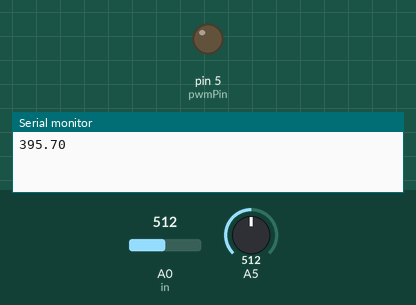
Recording of a sketch running on a simulated Arduino Uno, built with avr-gcc and run on an emulated ATmega328P. Shown: output pins drawn as LEDs (lit = HIGH), the last lines printed to the serial monitor. The test bench sets the inputs (shaded band); at power-on: A5 = 512, A0 (in) = 512.

Above: at 1.2 s.
1.3 s: A5 set to 306
At 2.2 s:
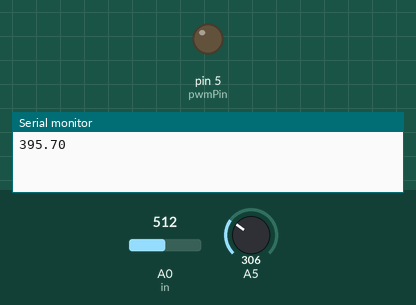
9.2 s: A5 set to 320
At 12.8 s:
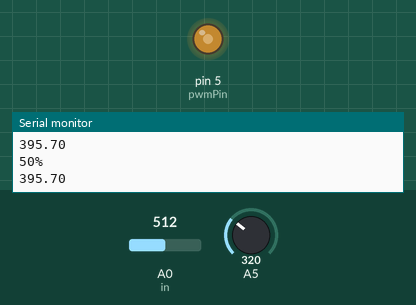
13.1 s: A5 set to 716
At 16.4 s:
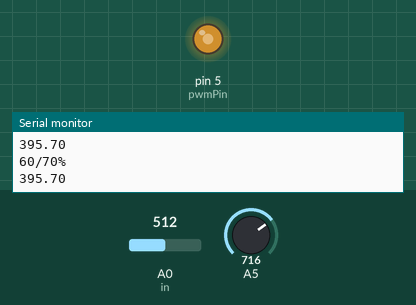
17.0 s: A5 set to 511
At 20.0 s:
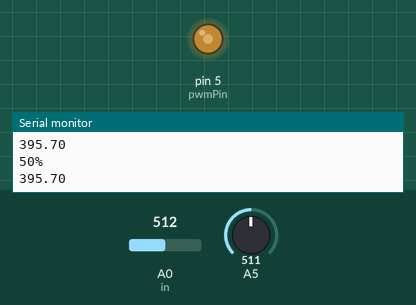
Timing chart, 0 to 21.5 s (numbered marks = the images above; inputs shaded):
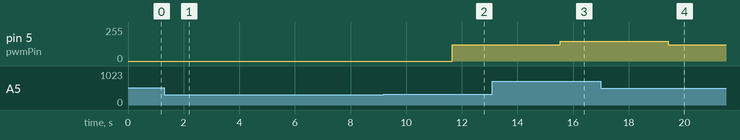

The sketch:

CombinedWirelessSensorNodeCode.ino
```cpp
/* Combined Full Temperature Sensor Code
 * Version: 1.0 BETA
 * Created: 4/12/2021
 * Modified: 4/12/2021
 *
 * By: Michael Policarpio
 */

//bluetooth module necessary to include import
#include <SoftwareSerial.h>

//software serial name(rx/tx) to setup port
SoftwareSerial hc06(0,1);

// set pin numbers:
const int in = A0;           // our input A0 for reading the sensor output

//declare constants from datasheet:
const float vout0 = 470; //sensor output voltage at 0C (*NOTE THIS IS DIFFERENT THAN THE DATA SHEET DUE TO IMPERFECTIONS IN COMPONENTS but calibrated using scope and physical thermometer.)
const float tc = 10.0; //mv/C of temperature coefficient for the MCP9700

// variables used in program:

int i, f;
float vout, vout_avg, ta, tempF;
String fString;

//set PWM output PIN
int pwmPin = 5;


// MAIN PROGRAM

void setup() {
  Serial.begin(9600);            //begin device communication
  pinMode(in, INPUT);            // set pin IN as input to prepare to read A0
  analogReference(DEFAULT);


  //intialize bluetooth serial port
  hc06.begin(9600);


   // for PWM frequency of 7812.50 Hz
   TCCR0B = TCCR0B & B11111000 | B00000010;

   // initialize serial communication at 9600 bits per second:
   Serial.begin(9600);

   //initialize pin three as PWM output pin
   pinMode(pwmPin, OUTPUT);

}

void loop() {

  vout_avg = 0;                 //initialize the average at zero
  for (i = 0; i < 1024; i++) {
    vout = analogRead(A0) * (4976.30 / 1023);        //averages out 1024 values on pin A0.
    //Serial.println(vout); TEST LINE

    vout_avg = vout_avg + vout;                      //this is connected to sensor input
  }
  vout = vout_avg / 1024;        //to get voltage out
  //Serial.println(vout); TEST LINE

  ta = (vout - vout0) / tc;         //derived formula to get ambient temperature

  tempF = (ta * 1.8) + 32;          //calculate temp in farenheit

//One option for reading out the temperature to user but not used in this version:
  /*
  Serial.print("Temperature (in C) = " );
  Serial.println(ta);
  Serial.print("Temperature (in F) = ");
  Serial.println(tempF);

  Serial.println("-----------------------------------");
  */

 //print temperature to serial so that it can be read by HC06
  Serial.print(tempF);
  Serial.println("");

  delay (30000);      //wait 30 seconds between readings


  //PWM STUFF
    // read the input on analog pin 5:
   int sensorValue = analogRead(A5);

   // Convert the analog reading (which goes from 0 - 1023) to a voltage (0 - 5V):
   float voltage = sensorValue * (5.0 / 1023.0);

   // print out the value you read:
   //Serial.println(voltage);


  //When battery empty
   if (voltage > 0 && voltage <= 1.5){

   Serial.println("1V");

   //write no duty cycle
   analogWrite(pwmPin, 0);

   }

  //When battery is 50%
   else if (voltage > 1.5 && voltage <= 2.5){

    Serial.println("50%");

    //write 50% duty cycle
    analogWrite(pwmPin, 122);

   }

  //When battery is full
   else if (voltage > 2.5 && voltage <= 3.5){

    Serial.println("60/70%");

    //write 70% duty cycle
    analogWrite(pwmPin, 150);

   }


}
```

Measured:
- the behaviour switches between 306 and 307 on A5 (found by bisection; images 1 and 2)
- after the input at 1.3 s, pin 5 (pwmPin): stays 0/255 (without the input it goes to 150/255 after 2.6 s)
- after the input at 9.2 s, pin 5 (pwmPin): 0/255 → 122/255 after 2.5 s
- after the input at 13.1 s, pin 5 (pwmPin): 122/255 → 150/255 after 2.4 s
- after the input at 17.0 s, pin 5 (pwmPin): 150/255 → 122/255 after 2.4 s
